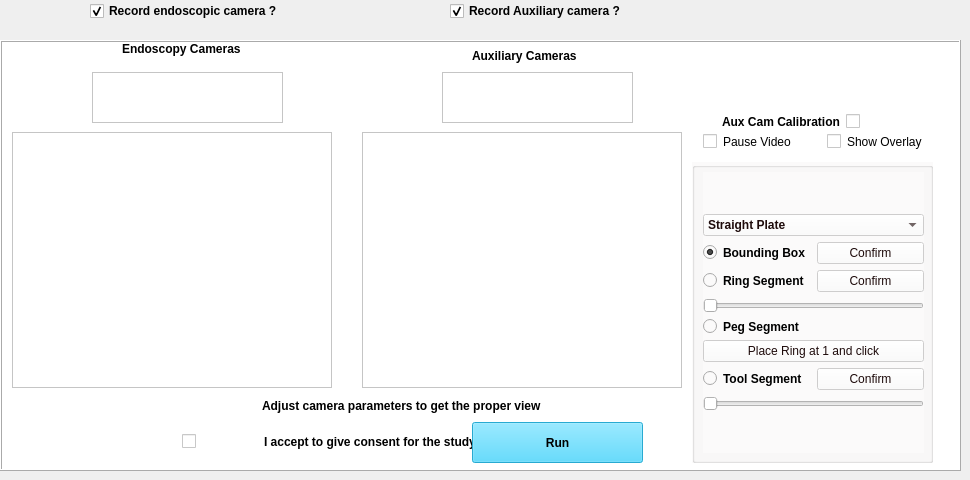
   <widget class="QWidget" name="tab_5">
    <attribute name="title">
     <string>Online evaluation</string>
    </attribute>
    <widget class="QStackedWidget" name="stackedWidget">
     <property name="geometry">
      <rect>
       <x>0</x>
       <y>40</y>
       <width>961</width>
       <height>431</height>
      </rect>
     </property>
     <property name="font">
      <font>
       <weight>75</weight>
       <bold>true</bold>
      </font>
     </property>
     <property name="styleSheet">
      <string notr="true">background-color: rgb(255, 255, 255);
border-color: rgb(190, 116, 255);</string>
     </property>
     <property name="frameShape">
      <enum>QFrame::Box</enum>
     </property>
     <property name="frameShadow">
      <enum>QFrame::Raised</enum>
     </property>
     <property name="currentIndex">
      <number>0</number>
     </property>
     <widget class="QWidget" name="page">
      <widget class="QListWidget" name="listWidgetAuxOnline">
       <property name="geometry">
        <rect>
         <x>440</x>
         <y>30</y>
         <width>191</width>
         <height>51</height>
        </rect>
       </property>
       <property name="font">
        <font>
         <weight>75</weight>
         <bold>true</bold>
        </font>
       </property>
       <property name="toolTip">
        <string>Auxiliary cameras will be diplayed here</string>
       </property>
       <property name="styleSheet">
        <string notr="true">color: rgb(0, 0, 0);</string>
       </property>
      </widget>
      <widget class="QLabel" name="label_7">
       <property name="geometry">
        <rect>
         <x>470</x>
         <y>0</y>
         <width>141</width>
         <height>27</height>
        </rect>
       </property>
       <property name="font">
        <font>
         <weight>75</weight>
         <bold>true</bold>
        </font>
       </property>
       <property name="styleSheet">
        <string notr="true">color: rgb(0, 0, 0);</string>
       </property>
       <property name="text">
        <string>Auxiliary Cameras</string>
       </property>
      </widget>
      <widget class="QListWidget" name="listWidgetEndoOnline">
       <property name="geometry">
        <rect>
         <x>90</x>
         <y>30</y>
         <width>191</width>
         <height>51</height>
        </rect>
       </property>
       <property name="font">
        <font>
         <weight>75</weight>
         <bold>true</bold>
        </font>
       </property>
       <property name="toolTip">
        <string>Endoscpic cameras will be diplayed here</string>
       </property>
       <property name="styleSheet">
        <string notr="true">color: rgb(0, 0, 0);</string>
       </property>
      </widget>
      <widget class="QLabel" name="label_8">
       <property name="geometry">
        <rect>
         <x>120</x>
         <y>-4</y>
         <width>141</width>
         <height>21</height>
        </rect>
       </property>
       <property name="font">
        <font>
         <weight>75</weight>
         <bold>true</bold>
        </font>
       </property>
       <property name="styleSheet">
        <string notr="true">color: rgb(0, 0, 0);</string>
       </property>
       <property name="text">
        <string>Endoscopy Cameras</string>
       </property>
      </widget>
      <widget class="QLabel" name="label_11">
       <property name="geometry">
        <rect>
         <x>260</x>
         <y>350</y>
         <width>341</width>
         <height>27</height>
        </rect>
       </property>
       <property name="font">
        <font>
         <weight>75</weight>
         <bold>true</bold>
        </font>
       </property>
       <property name="styleSheet">
        <string notr="true">color: rgb(0, 0, 0);</string>
       </property>
       <property name="text">
        <string>Adjust camera parameters to get the proper view</string>
       </property>
      </widget>
      <widget class="QGraphicsView" name="view_endo">
       <property name="geometry">
        <rect>
         <x>10</x>
         <y>90</y>
         <width>320</width>
         <height>256</height>
        </rect>
       </property>
      </widget>
      <widget class="auxcamgraphicsview" name="view_aux">
       <property name="geometry">
        <rect>
         <x>360</x>
         <y>90</y>
         <width>320</width>
         <height>256</height>
        </rect>
       </property>
       <property name="mouseTracking">
        <bool>true</bool>
       </property>
      </widget>
      <widget class="QPushButton" name="pbOnline">
       <property name="enabled">
        <bool>false</bool>
       </property>
       <property name="geometry">
        <rect>
         <x>470</x>
         <y>380</y>
         <width>171</width>
         <height>41</height>
        </rect>
       </property>
       <property name="font">
        <font>
         <weight>75</weight>
         <bold>true</bold>
        </font>
       </property>
       <property name="toolTip">
        <string>Run the application</string>
       </property>
       <property name="styleSheet">
        <string notr="true">color: rgb(0, 0, 0);
background-color: rgb(49, 207, 255);</string>
       </property>
       <property name="text">
        <string>Run</string>
       </property>
      </widget>
      <widget class="QGroupBox" name="groupBox_2">
       <property name="geometry">
        <rect>
         <x>690</x>
         <y>120</y>
         <width>241</width>
         <height>301</height>
        </rect>
       </property>
       <property name="font">
        <font>
         <weight>75</weight>
         <bold>true</bold>
        </font>
       </property>
       <property name="styleSheet">
        <string notr="true">color: rgb(30, 11, 11);
background-color: rgb(251, 250, 250);</string>
       </property>
       <property name="title">
        <string/>
       </property>
       <property name="flat">
        <bool>false</bool>
       </property>
       <widget class="QWidget" name="layoutWidget">
        <property name="geometry">
         <rect>
          <x>11</x>
          <y>10</y>
          <width>221</width>
          <height>281</height>
         </rect>
        </property>
        <layout class="QVBoxLayout" name="verticalLayout_5">
         <item>
          <layout class="QGridLayout" name="gridLayout">
           <item row="1" column="0">
            <layout class="QVBoxLayout" name="verticalLayout_4">
             <item>
              <layout class="QHBoxLayout" name="horizontalLayout_2">
               <item>
                <widget class="QRadioButton" name="radioBoundingBox">
                 <property name="enabled">
                  <bool>false</bool>
                 </property>
                 <property name="font">
                  <font>
                   <weight>75</weight>
                   <bold>true</bold>
                  </font>
                 </property>
                 <property name="styleSheet">
                  <string notr="true">color: rgb(0, 0, 0);</string>
                 </property>
                 <property name="text">
                  <string>Bounding Box</string>
                 </property>
                 <property name="checked">
                  <bool>true</bool>
                 </property>
                </widget>
               </item>
               <item>
                <widget class="QPushButton" name="btnBoundingBox">
                 <property name="enabled">
                  <bool>false</bool>
                 </property>
                 <property name="text">
                  <string>Confirm</string>
                 </property>
                </widget>
               </item>
              </layout>
             </item>
             <item>
              <layout class="QVBoxLayout" name="verticalLayout">
               <item>
                <layout class="QHBoxLayout" name="horizontalLayout_4">
                 <item>
                  <widget class="QRadioButton" name="radioRingSegment">
                   <property name="enabled">
                    <bool>false</bool>
                   </property>
                   <property name="font">
                    <font>
                     <weight>75</weight>
                     <bold>true</bold>
                    </font>
                   </property>
                   <property name="styleSheet">
                    <string notr="true">color: rgb(0, 0, 0);</string>
                   </property>
                   <property name="text">
                    <string>Ring Segment</string>
                   </property>
                   <property name="checked">
                    <bool>false</bool>
                   </property>
                  </widget>
                 </item>
                 <item>
                  <widget class="QPushButton" name="btnRingSegment">
                   <property name="enabled">
                    <bool>false</bool>
                   </property>
                   <property name="text">
                    <string>Confirm</string>
                   </property>
                  </widget>
                 </item>
                </layout>
               </item>
               <item>
                <widget class="QSlider" name="sliderRingSegment">
                 <property name="enabled">
                  <bool>false</bool>
                 </property>
                 <property name="styleSheet">
                  <string notr="true"/>
                 </property>
                 <property name="maximum">
                  <number>30</number>
                 </property>
                 <property name="value">
                  <number>0</number>
                 </property>
                 <property name="orientation">
                  <enum>Qt::Horizontal</enum>
                 </property>
                </widget>
               </item>
              </layout>
             </item>
             <item>
              <layout class="QVBoxLayout" name="verticalLayout_3">
               <property name="sizeConstraint">
                <enum>QLayout::SetDefaultConstraint</enum>
               </property>
               <item>
                <widget class="QRadioButton" name="radioPegSegment">
                 <property name="enabled">
                  <bool>false</bool>
                 </property>
                 <property name="font">
                  <font>
                   <weight>75</weight>
                   <bold>true</bold>
                  </font>
                 </property>
                 <property name="styleSheet">
                  <string notr="true">color: rgb(0, 0, 0);</string>
                 </property>
                 <property name="text">
                  <string>Peg Segment</string>
                 </property>
                </widget>
               </item>
               <item>
                <widget class="QPushButton" name="btnPegSegment">
                 <property name="enabled">
                  <bool>false</bool>
                 </property>
                 <property name="text">
                  <string>Place Ring at 1 and click</string>
                 </property>
                </widget>
               </item>
              </layout>
             </item>
             <item>
              <layout class="QVBoxLayout" name="verticalLayout_2">
               <item>
                <layout class="QHBoxLayout" name="horizontalLayout_3">
                 <item>
                  <widget class="QRadioButton" name="radioToolTipSegment">
                   <property name="enabled">
                    <bool>false</bool>
                   </property>
                   <property name="font">
                    <font>
                     <weight>75</weight>
                     <bold>true</bold>
                    </font>
                   </property>
                   <property name="styleSheet">
                    <string notr="true">color: rgb(0, 0, 0);</string>
                   </property>
                   <property name="text">
                    <string>Tool Segment</string>
                   </property>
                  </widget>
                 </item>
                 <item>
                  <widget class="QPushButton" name="btnToolSegment">
                   <property name="enabled">
                    <bool>false</bool>
                   </property>
                   <property name="text">
                    <string>Confirm</string>
                   </property>
                  </widget>
                 </item>
                </layout>
               </item>
               <item>
                <widget class="QSlider" name="sliderToolSegment">
                 <property name="enabled">
                  <bool>false</bool>
                 </property>
                 <property name="styleSheet">
                  <string notr="true"/>
                 </property>
                 <property name="minimum">
                  <number>50</number>
                 </property>
                 <property name="maximum">
                  <number>75</number>
                 </property>
                 <property name="value">
                  <number>50</number>
                 </property>
                 <property name="orientation">
                  <enum>Qt::Horizontal</enum>
                 </property>
                </widget>
               </item>
              </layout>
             </item>
            </layout>
           </item>
           <item row="0" column="0">
            <widget class="QComboBox" name="comboSelectLevel">
             <property name="enabled">
              <bool>false</bool>
             </property>
             <property name="font">
              <font>
               <weight>75</weight>
               <bold>true</bold>
              </font>
             </property>
             <property name="styleSheet">
              <string notr="true">color: rgb(30, 11, 11);
background-color: rgb(251, 250, 250);</string>
             </property>
             <item>
              <property name="text">
               <string>Straight Plate</string>
              </property>
             </item>
             <item>
              <property name="text">
               <string>Left Tilt +15</string>
              </property>
             </item>
             <item>
              <property name="text">
               <string>Right Tilt -15</string>
              </property>
             </item>
             <item>
              <property name="text">
               <string>Left Tilt +20</string>
              </property>
             </item>
             <item>
              <property name="text">
               <string>Right Tilt -20</string>
              </property>
             </item>
             <item>
              <property name="text">
               <string>Left Tilt +30</string>
              </property>
             </item>
             <item>
              <property name="text">
               <string>Right Tilt -30</string>
              </property>
             </item>
            </widget>
           </item>
          </layout>
         </item>
        </layout>
       </widget>
      </widget>
      <widget class="QWidget" name="layoutWidget">
       <property name="geometry">
        <rect>
         <x>180</x>
         <y>390</y>
         <width>294</width>
         <height>19</height>
        </rect>
       </property>
       <layout class="QHBoxLayout" name="horizontalLayout_7">
        <item>
         <widget class="QCheckBox" name="checkBox_3">
          <property name="text">
           <string/>
          </property>
         </widget>
        </item>
        <item>
         <widget class="QLabel" name="label">
          <property name="font">
           <font>
            <weight>75</weight>
            <bold>true</bold>
           </font>
          </property>
          <property name="styleSheet">
           <string>color: rgb(0, 0, 0);</string>
          </property>
          <property name="text">
           <string>I accept to give consent for the study</string>
          </property>
         </widget>
        </item>
       </layout>
      </widget>
      <widget class="QWidget" name="layoutWidget">
       <property name="geometry">
        <rect>
         <x>720</x>
         <y>70</y>
         <width>174</width>
         <height>19</height>
        </rect>
       </property>
       <layout class="QHBoxLayout" name="horizontalLayout_5">
        <item>
         <widget class="QLabel" name="label_14">
          <property name="font">
           <font>
            <weight>75</weight>
            <bold>true</bold>
           </font>
          </property>
          <property name="text">
           <string>Aux Cam Calibration</string>
          </property>
         </widget>
        </item>
        <item>
         <widget class="QCheckBox" name="checkCalib">
          <property name="font">
           <font>
            <weight>75</weight>
            <bold>true</bold>
           </font>
          </property>
          <property name="styleSheet">
           <string notr="true">color: rgb(53, 255, 59);</string>
          </property>
          <property name="text">
           <string/>
          </property>
          <property name="checked">
           <bool>false</bool>
          </property>
         </widget>
        </item>
       </layout>
      </widget>
      <widget class="QWidget" name="layoutWidget">
       <property name="geometry">
        <rect>
         <x>701</x>
         <y>90</y>
         <width>241</width>
         <height>20</height>
        </rect>
       </property>
       <layout class="QHBoxLayout" name="horizontalLayout_8">
        <item>
         <widget class="QCheckBox" name="checkPauseVideo">
          <property name="font">
           <font>
            <weight>50</weight>
            <bold>false</bold>
           </font>
          </property>
          <property name="text">
           <string>Pause Video</string>
          </property>
         </widget>
        </item>
        <item>
         <widget class="QCheckBox" name="checkOverlay">
          <property name="text">
           <string>Show Overlay</string>
          </property>
         </widget>
        </item>
       </layout>
      </widget>
      <zorder>layoutWidget</zorder>
      <zorder>groupBox_2</zorder>
      <zorder>layoutWidget</zorder>
      <zorder>listWidgetAuxOnline</zorder>
      <zorder>label_7</zorder>
      <zorder>listWidgetEndoOnline</zorder>
      <zorder>label_8</zorder>
      <zorder>label_11</zorder>
      <zorder>view_endo</zorder>
      <zorder>view_aux</zorder>
      <zorder>layoutWidget</zorder>
      <zorder>pbOnline</zorder>
     </widget>
     <widget class="QWidget" name="page_2"/>
    </widget>
    <widget class="QCheckBox" name="checkBoxRecordEndo">
     <property name="geometry">
      <rect>
       <x>90</x>
       <y>0</y>
       <width>221</width>
       <height>22</height>
      </rect>
     </property>
     <property name="font">
      <font>
       <weight>75</weight>
       <bold>true</bold>
      </font>
     </property>
     <property name="toolTip">
      <string>Record endoscopy video during evaluation process</string>
     </property>
     <property name="styleSheet">
      <string notr="true">color: rgb(0, 0, 0);</string>
     </property>
     <property name="text">
      <string>Record endoscopic camera ?</string>
     </property>
     <property name="checked">
      <bool>true</bool>
     </property>
    </widget>
    <widget class="QCheckBox" name="checkBoxRecordAux">
     <property name="geometry">
      <rect>
       <x>450</x>
       <y>0</y>
       <width>204</width>
       <height>22</height>
      </rect>
     </property>
     <property name="font">
      <font>
       <weight>75</weight>
       <bold>true</bold>
      </font>
     </property>
     <property name="toolTip">
      <string>Record auxiliary video during evaluation process</string>
     </property>
     <property name="styleSheet">
      <string notr="true">color: rgb(0, 0, 0);</string>
     </property>
     <property name="text">
      <string>Record Auxiliary camera ?</string>
     </property>
     <property name="checked">
      <bool>true</bool>
     </property>
    </widget>
   </widget>
